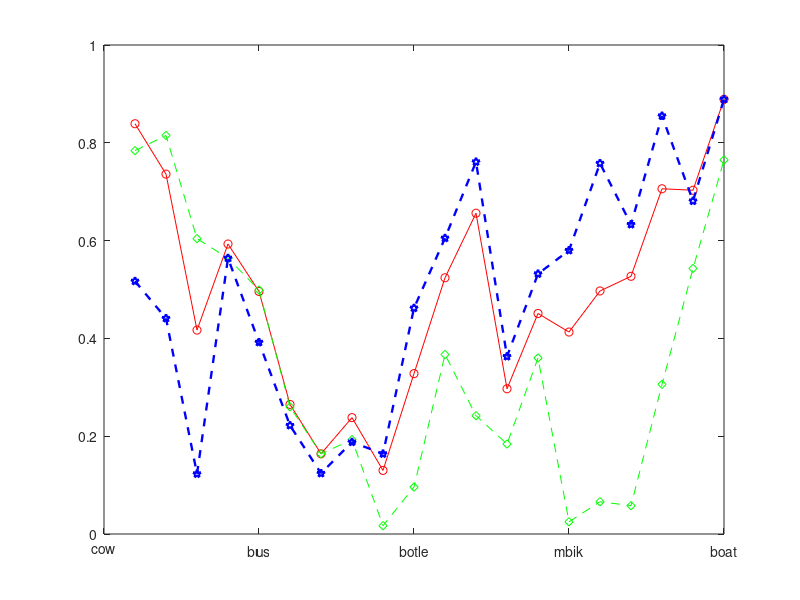

MATLAB code to generate this figure: (Note: this script raises an error after producing the figure.)
tickname={'cow','bus','botle','mbik','boat', 'sofa','chair', 'pers','table', ... 
 'dog', 'aero', 'bike', 'bird','car','horse','trn','sheep','plant','cat','tv'};


accuracy = [83.9	73.6	41.7	59.3	49.6	26.5	16.4	23.8	13.0	32.8	52.4	65.6	29.7	45.1	41.3	49.7	52.7	70.6	70.3	88.9;
78.4	81.5	60.4	56.4	49.9	26.0	16.4	19.3	1.7	9.6	36.7	24.2	18.4	36.0	2.5	6.6	5.8	30.6	54.3	76.5;
51.7	44.1	12.3	56.4	39.2	22.2	12.4	18.8	16.4	46.2	60.5	76.1	36.3	53.2	58.0	75.8	63.3	85.5	68.1	88.9];
accuracy = accuracy / 100;


plot([1:20],accuracy(1,:),'r-o',[1:20],accuracy(2,:),'g--d',[1:20],accuracy(3,:),'b--p','LineWidth',1.7);
set(gca,'XTickLabel',tickname(1:20));

xtick_rotate([1:20],45,tickname,'Fontsize',10,'FontWeight','Bold');



ylabel('Accuracy','Fontsize',12,'FontWeight','Bold');

xlabel('Category','Fontsize',12,'FontWeight','Bold');
title('Classification Accuracy For Each Category','Fontsize',12);
legend('Fusion CNN','Shape CNN', 'Texture CNN','Fontsize',12,'FontWeight','Bold');
%xlabel('Ground Truth');

